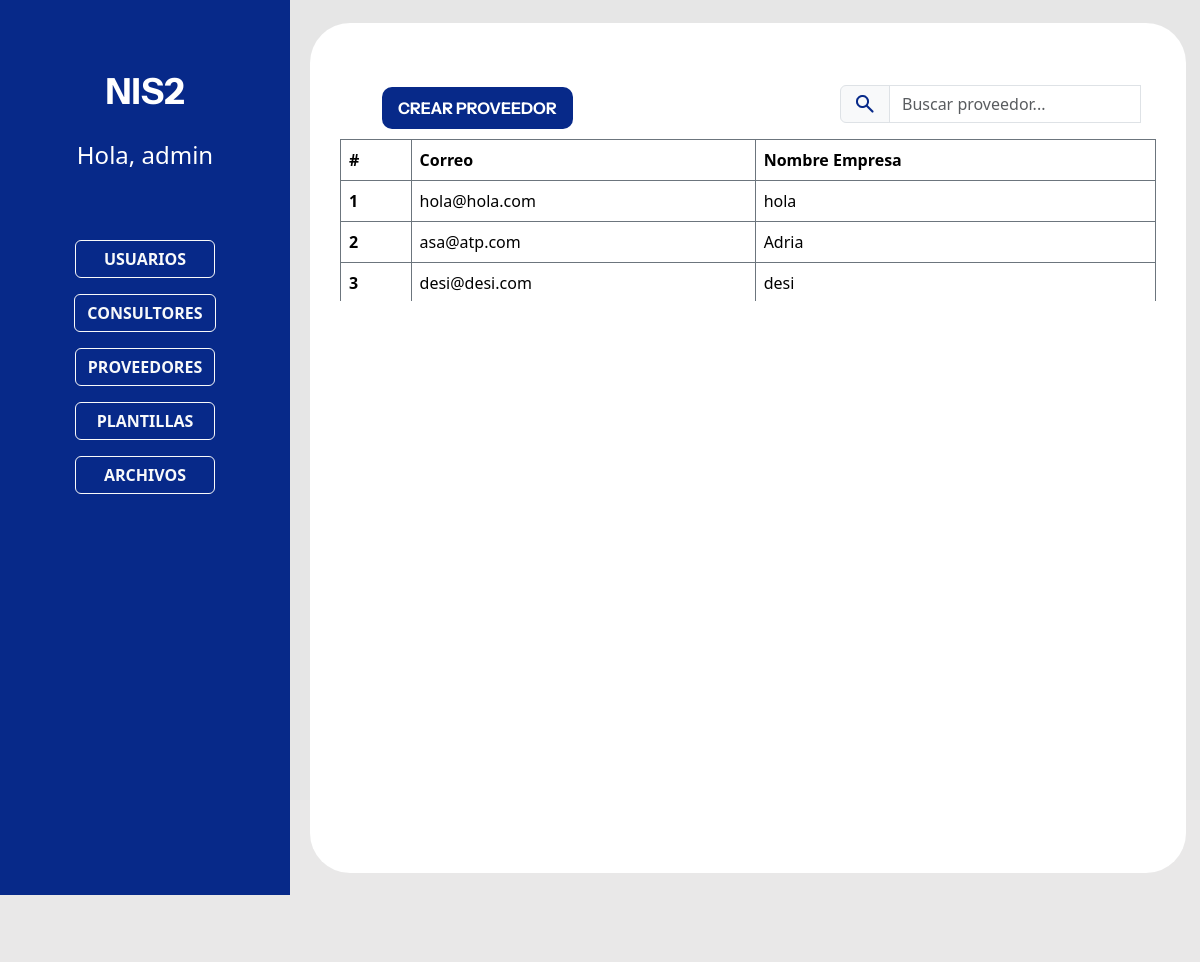
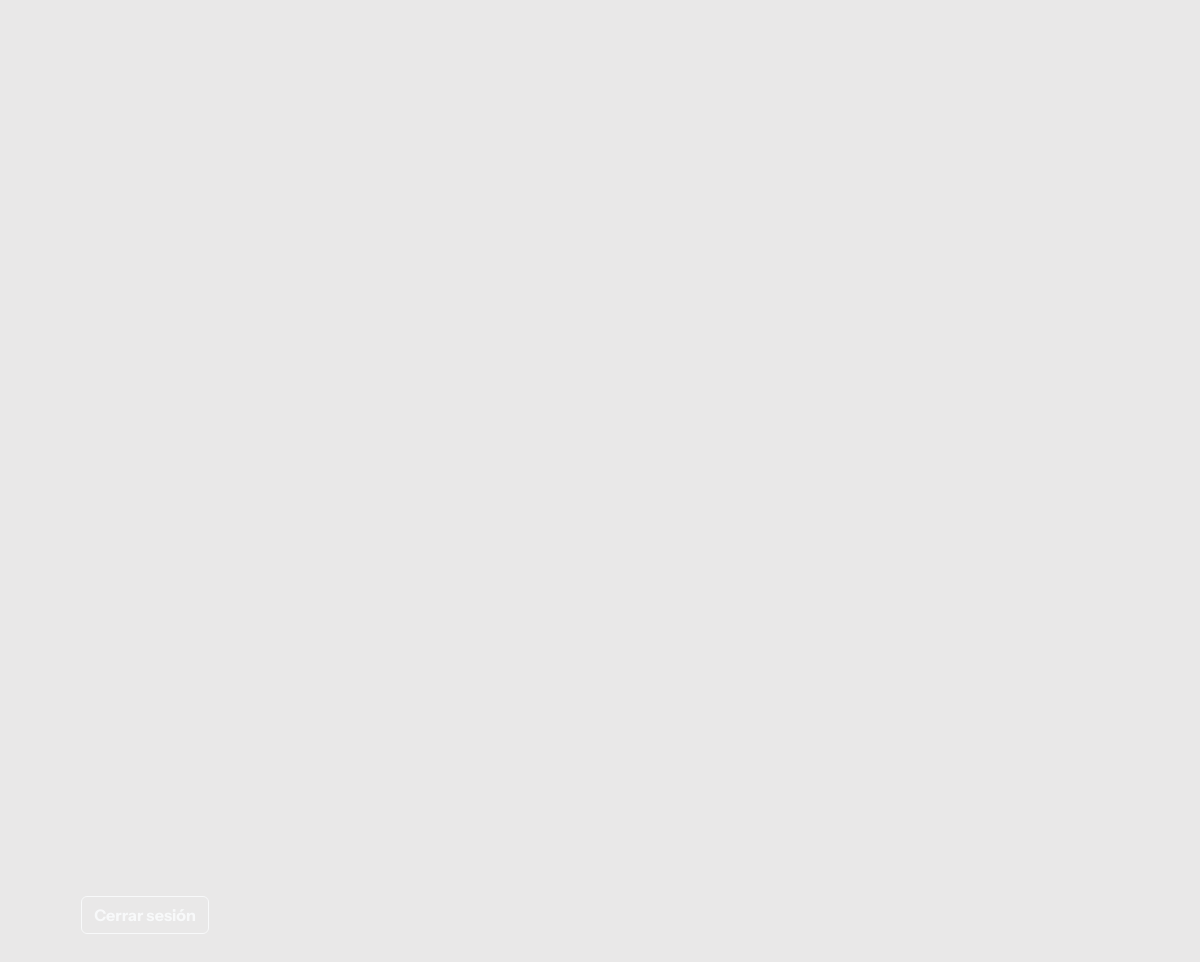
/pages/plantillaUsers.php?vista=proveedores (signed in), run on the app's committed database (2 pictures, top to bottom).
### tables this page shows
CREATE TABLE `proveedores` (
  `id` int NOT NULL,
  `usuario_id` int UNSIGNED NOT NULL,
  `nombre_empresa` text NOT NULL,
  `normativa` text,
  `otros_datos` json DEFAULT NULL
);

CREATE TABLE `usuarios` (
  `id_usuarios` int UNSIGNED NOT NULL,
  `correo` varchar(255) NOT NULL,
  `password` varchar(255) NOT NULL,
  `tipo_usuario_id` int DEFAULT NULL,
  `verificado` tinyint(1) DEFAULT '0',
  `token_verificacion` varchar(255) DEFAULT NULL
);

### pages/vista_proveedores.php (the view)
<div style="max-height: 90%; overflow-y: auto;">
<?php
$sql = "SELECT u.correo, p.nombre_empresa
        FROM proveedores p
        JOIN usuarios u ON p.usuario_id = u.id_usuarios
        ORDER BY p.id";
$result = $conexion->query($sql);
?>
<table class="table table-bordered border-secondary">
    <thead>
        <tr>
            <th>#</th>
            <th>Correo</th>
            <th>Nombre Empresa</th>
        </tr>
    </thead>
    <tbody>
        <?php
        $i = 1;
        while ($row = $result->fetch_assoc()) {
            echo "<tr>
                    <th scope='row'>{$i}</th>
                    <td>" . htmlspecialchars($row['correo']) . "</td>
                    <td>" . htmlspecialchars($row['nombre_empresa'] ?? '') . "</td>
                  </tr>";
            $i++;
        }
        ?>
    </tbody>
</table>
</div>

### assets/styles/style.css (style rules this page uses)
body, html { height: 100%; margin: 0; background-color: #E9E8E8; font-family: 'Roboto', sans-serif; }
.stencilBody { background-color: #E6E6E6; }

### pages/plantillaUsers.php (style rules this page uses)
.sin-scroll { overflow-y: auto; overflow-x: hidden; height: 100vh; }

### data on the page
proveedores: usuario.correo "hola@hola.com", nombre_empresa "hola"
proveedores: usuario.correo "asa@atp.com", nombre_empresa "Adria"
proveedores: usuario.correo "desi@desi.com", nombre_empresa "desi"

### other printed values
$nombre "admin"
